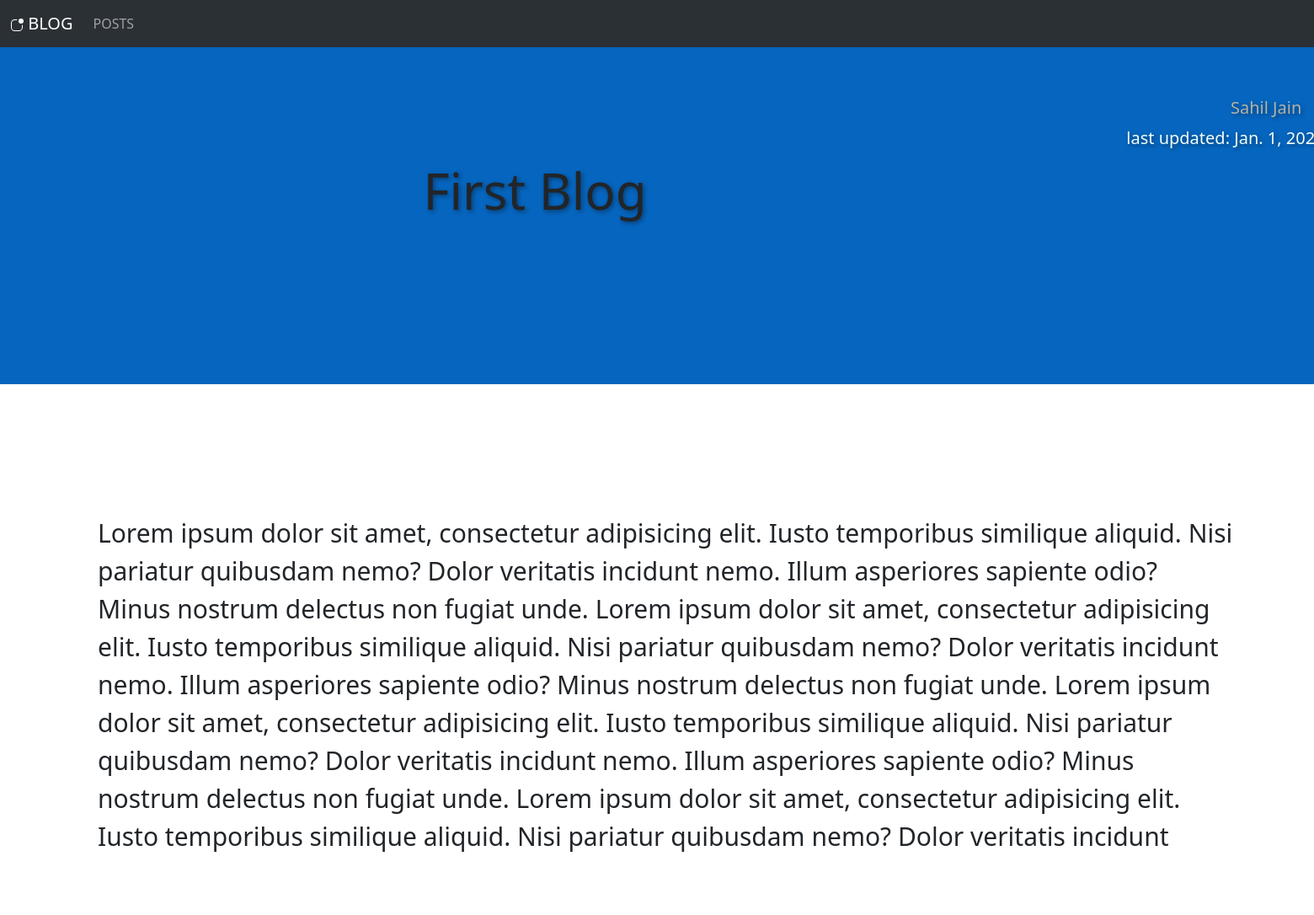
The app's page /first-blog with its own data.
### blog/models.py (models this page shows, shortened)
class Post(models.Model):
    title=models.CharField(max_length=50,unique=True)
    Excerpt=models.CharField(max_length=50)
    imageName=models.CharField(max_length=512,null=True)
    date=models.DateField(auto_now=True)
    Content=models.TextField()
    author=models.ForeignKey(Author,on_delete=models.CASCADE)
    tag=models.ManyToManyField(Tag)
    slug=models.SlugField(default="",db_index=True,null=False)

class Author(models.Model):
    first_name=models.CharField(max_length=50,validators=[MinLengthValidator(1),])
    last_name=models.CharField(max_length=50,validators=[MinLengthValidator(1),])
    email_address=models.EmailField(max_length=254)
    def __str__(self):
        return f"{self.first_name} {self.last_name}"

### blog/views.py (the view)
# urls.py: path("<slug:slug>",views.post,name="model_detail")
def post(request,slug):
    posts=get_object_or_404(Post,slug=slug)
    return render(request,"blog/post.html",{
        "posts":posts,
    })

### blog/templates/blog/post.html (shortened to what this page needs)
{% extends 'base.html' %}
{% load static %}
{% block local_css %}
<link rel="stylesheet" href="{% static "blog/post.css" %}">
{% endblock %}
{% block content %}
<nav class="navbar navbar-expand-lg bg-body-tertiary  bg-dark" data-bs-theme="dark" id="Nav">
    <div class="container-fluid ">
        <a class="navbar-brand" href="{% url 'main' %}"><span id="icon"></span> BLOG</a>
        <div class="collapse navbar-collapse" id="navbarNavAltMarkup">
          <div class="navbar-nav">
            <a class="nav-link" href="{% url 'index' %}">POSTS</a>
          </div>
        </div>
      </div>
</nav>
<h1><span id="heading">{{ posts.title|title }}</span></h1>
<div id="creator">{{ posts.author }}<span id="last_updated">last updated: {{ posts.date }}</span></div>
<div id="paragraph">
    <p>{{ posts.Content }}</p>
</div>
{% endblock %}

### blog/static/blog/post.css (style rules this page uses)
#creator { color:rgb(179, 179, 168); position: relative; bottom: 617px; left: 1461px; font-size: 20px; text-shadow: 2px 2px 5px rgba(12, 12, 12, 0.416); }
#last_updated { font-size: 20px; position: relative; left: -208px; top: 36px; text-shadow: 2px 2px 5px rgba(12, 12, 12, 0.416); color: azure; }
h1 { background: #0665be; padding: 20px; height: 400px; position: relative; text-shadow: 2px 2px 5px rgba(12, 12, 12, 0.416); font-size:60px; }
#heading { text-align: center; position: relative; left: 115px; top: 114px; display: block; width: 1000px; }
#paragraph { font-size: 30px; width:1350px; position: relative; bottom:150px; left:116px; display: inline-block; }

### records on screen
Post: title "First Blog", author "Sahil Jain", date "Jan. 1,…", Content "Lorem ipsum dolor sit amet, consectetur adipisicing elit. Iusto temporibus similique aliquid. Nisi pariatur quibusdam nemo? Dolor veritatis incidunt nemo. Illum asperiores sapiente odio? Minus nostrum delectus non fugiat unde. Lorem ipsum dolor sit amet, consectetur adipisicing elit. Iusto temporibus similique aliquid. Nisi pariatur quibusdam nemo? Dolor veritatis incidunt nemo. Illum asperiores sapiente odio? Minus nostrum delectus non fugiat unde. Lorem ipsum dolor sit amet, consectetur adipisicing elit. Iusto temporibus similique aliquid. Nisi pariatur quibusdam nemo? Dolor veritatis incidunt nemo. Illum asperiores sapiente odio? Minus nostrum delectus non fugiat unde. Lorem ipsum dolor…"
